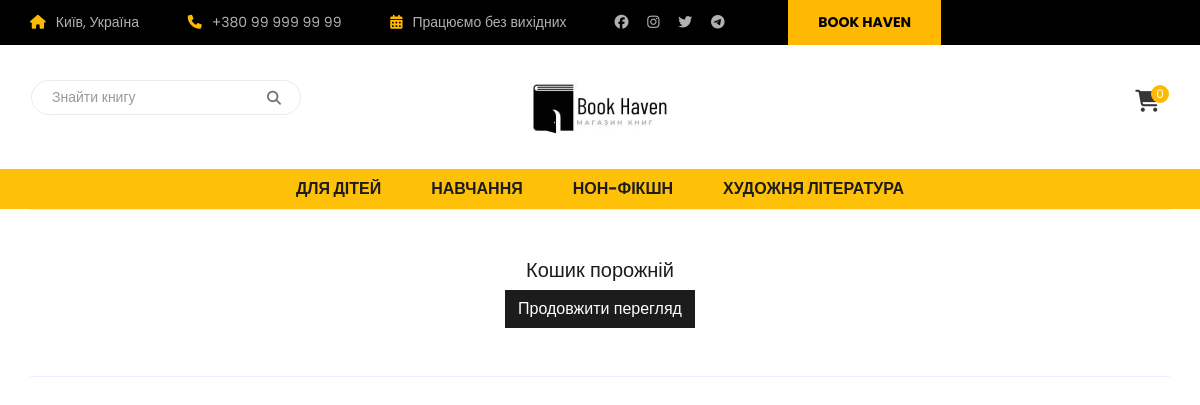
Page /cart/ on the committed database.
### shop/models.py (models this page shows, shortened)
class Category(models.Model):
    name = models.CharField(max_length=200, db_index=True)
    slug = models.SlugField(max_length=200, unique=True)
    class Meta:
        ordering = ('name',)
        verbose_name = 'category'
        verbose_name_plural = 'categories'
    def get_absolute_url(self):
        return reverse("shop:product_list_by_category", args=[self.slug])

### cart/views.py (the view)
# urls.py: path('', views.cart_detail, name='cart_detail'),
def cart_detail(request):
    category = None
    categories = Category.objects.all()
    """Cart View"""
    cart = Cart(request)
    for item in cart:
        item['update_quantity_form'] = CartAddProductForm(initial={
            'quantity': item['quantity'],
            'override': True,
        })
    return render(request, 'cart/detail.html', context={'cart': cart,
                                                        'category': category,
                                                        'categories': categories,})

### cart/cart.py (called while the page is built)
    def __iter__(self):
        product_ids = self.cart.keys()
        products = Product.objects.filter(id__in=product_ids)
        cart = self.cart.copy()
        for product in products:
            cart[str(product.id)]['product'] = product
        for item in cart.values():
            item['price'] = Decimal(item['price'])
            item['total_price'] = item['price'] * item['quantity']
            yield item

    def __len__(self):
        return sum(item['quantity'] for item in self.cart.values())

### cart/context_processors.py (called while the page is built)
def cart(request):
    return {'cart': Cart(request)}

### cart/templates/cart/detail.html (shortened to what this page needs)
{% extends 'shop/base.html' %}
{% load static %}
{% block content %}
{% with total_items=cart|length %}
    {% if total_items > 0%}
	<section class="shopping-cart">
		<div class="container">
			<div class="row">
				<div class="table-responsive cart-table">
					<table class="shop-cart">
						<thead>
							<tr>
								<th class="cart-single-item text-dark">товар</th>
								<th class="cart-price text-dark">ціна</th>
								<th class="cart-quantity text-dark">кількість</th>
								<th class="cart-total text-dark">усього</th>
								<th class="cart-item-remove text-dark">видалити</th>
							</tr>
						</thead>
						<tbody>
							<tr>
                            {% for item in cart %}
                                {% with product=item.product %}
								<td class="cart-single-item">
									<div class="item-img">
										<img src="{% if product.image %}{{ product.image.url }}
                                            {% else %}{% static 'img/no_image.png' %}{% endif %}"
                                            alt="" style="width: 80px;"></a>
									</div>
									<div class="item-name">
										{{ product.name }}
									</div>
								</td>
								<td class="cart-price">
									<span>{{ item.price }} грн</span>
								</td>
                                <form action="{% url 'cart:cart_add' product.id %}" method="post">
								<td class="cart-quantity">
									<div class="product-quantity">
										{{ item.update_quantity_form.quantity }}
                                        {{ item.update_quantity_form.override }}
                                        <button type="submit" class="btn btn-dark btn-sm" value="Update"><i class="fa-solid fa-rotate-right"></i></button>
                                        {% csrf_token %}
									</div>
								</td>
								<td class="cart-total">
									<span>{{ item.total_price }} грн</span>
								</td>
								<td class="cart-item-remove">
									<form action="{% url 'cart:cart_remove' product.id %}" method="post">
                                        <button type="submit" class="btn btn-dark btn-sm" value="delete"><i class="fa-solid fa-x"></i></button>
                                        {% csrf_token %}
                                    </form>
								</td>
							</tr>
                                {% endwith %}
                            {% endfor %}
							</tr>
						</tbody>
					</table>
				</div>
						<div class="col-md-6">
						 <div class="total-price">
						 	<h3>Усього у кошику</h3>
						 	<ul>
						 		<li>
						 			<span class="pull-left">Підсумок кошика</span>
						 			<p class="pull-right">{{ cart.get_total_price }} грн</p>
						 		</li>
						 		<li>
						 			<span class="pull-left">Доставка</span>
						 			<p class="pull-right">Безкоштовна доставка</p>
						 		</li>
						 		<li class="order-total">
						 			<span class="pull-left">Сума замовлення</span>
						 			<p class="pull-right">{{ cart.get_total_price }} грн</p>
						 		</li>
						 	</ul>
                             {% with total_items=cart|length %}
                                {% if total_items > 0%}
                                    <a href="{% url 'orders:order_create' %}" class="btn btn-block btn btn-dark my-3 py-3">Зробити оформлення</a>
                                {% endif %}
                            {% endwith %}
						 </div>
						</div>
					</div>
				</div>
			</div>
		</div>
	</section>
    {% else %}
        <div class="empty_cart container-fluid p-5 border-top border-bottom">
            <div class="d-flex justify-content-center pb-2">
                <h5>Кошик порожній</h5>
            </div>
            <div class="d-flex justify-content-center">
                <a href="{% url 'shop:product_list' %}" class="btn btn-dark">Продовжити перегляд</a>
            </div>
        </div>
    {% endif %}
{% endwith %}
{% endblock content %}

### shop/templates/shop/base.html (shortened to what this page needs)
{% load static %}
<!DOCTYPE html>
<html lang="en">
<head>
    <link rel="stylesheet" href="{% static 'css/base.css' %}">
    <link rel="stylesheet" href="{% static 'css/core-style.css' %}">
    <link rel="stylesheet" href="{% static 'css/style.css' %}">
    <link href="{% static 'fontawesomefree/css/fontawesome.css' %}" rel="stylesheet" type="text/css">
    <link href="{% static 'fontawesomefree/css/brands.css' %}" rel="stylesheet" type="text/css">
    <link href="{% static 'fontawesomefree/css/solid.css' %}" rel="stylesheet" type="text/css">
</head>
<body>
	<header class="header">
		<div class="header-top">
			<div class="container">
				<div class="row">
					<div class="header-top-left">
						<ul>
							<li><i class="fa fa-home"></i>Київ, Україна</li>
							<li><i class="fa fa-phone"></i>+380 99 999 99 99</li>
							<li><i class="fa fa-calendar"></i>Працюємо без вихідних </li>
						</ul>
					</div>
					<div class="header-top-right pl-5">
						<div class="social-profiles">
							<ul>
								<li><a href="#"><i class="fa-brands fa-facebook"></i></a></li>
								<li><a href="#"><i class="fa-brands fa-instagram"></i></a></li>
								<li><a href="#"><i class="fa-brands fa-twitter"></i></a></li>
								<li><a href="#"><i class="fa-brands fa-telegram"></i></a></li>
							</ul>
						</div>
						<div class="book-table">
							<a href="/">Book Haven</a>
						</div>
					</div>
				</div>
			</div>
		</div>
       <div class="logo-search-area">
			<div class="container">
				<div class="row">
					<div class="col-md-4 col-sm-4">
						<div class="search-box">
							<form class="search-form" action="{% url 'shop:search_product'%}" method="GET">
								<input class="form-control mr-sm-2" type="search" placeholder="Знайти книгу" aria-label="Пошук" name="Q">
								<button type="submit">
									<i class="fa fa-search"></i>
								</button>
							</form>
						</div>
					</div>
					<div class="col-md-4 col-sm-4">
						<div class="logo">
							<a href="/"><img src="{% static 'img/logo.png' %}" alt=""></a>
						</div>
					</div>
					<div class="col-md-4 col-sm-4">
						<div class="cart">
                        {% with total_items=cart|length %}
							<a href="{% url 'cart:cart_detail' %}">
								<i class="fa fa-shopping-cart"></i>
								<span>{{ total_items }}</span>
							</a>
                        {% endwith %}
						</div>
					</div>
				</div>
			</div>
		</div>
	</header>
<div class="container-fluid">
    <nav class="navbar navbar-expand-lg bg-warning navbar-light text-dark py-lg-0 px-0">
        <div class="navbar-nav w-100 justify-content-center py-2">
            {% for c in categories %}
                <li {% if category.slug == c.slug %}class="selected"{% endif %}>
                    <a class="text-dark font-weight-normal"href="{{ c.get_absolute_url }}"><strong>{{ c.name }}</strong></a>
                </li>
            {% endfor %}
        </div>
    </nav>
</div>
<div id="content">
    {% block content %}
    {% endblock content %}
</div>
</body>
</html>

### shop/static/css/base.css (style rules this page uses)
body { margin:0; padding:0; }
a { text-decoration:none; color:#000000; font-size: 13px; }
.empty_cart { padding: 100px; }
#content { padding:0 30px; overflow:hidden; }

### rows in the picture
Category: name "ДЛЯ ДІТЕЙ"
Category: name "НАВЧАННЯ"
Category: name "НОН-ФІКШН"
Category: name "ХУДОЖНЯ ЛІТЕРАТУРА"

### other values in the picture
{{ total_items }} "0"
